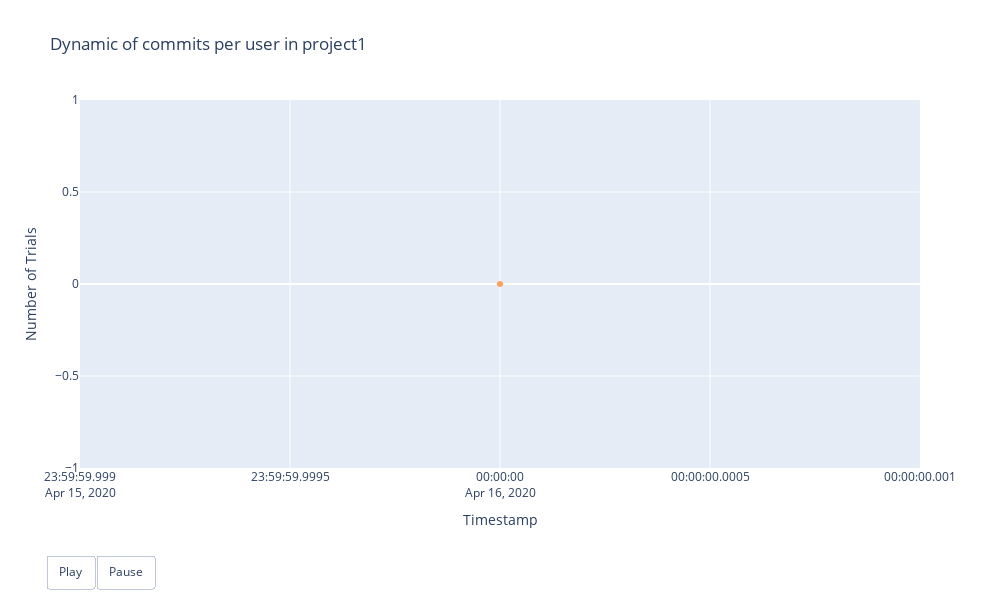

The notebook cell this image was saved under:
### Code cell
fig = go.Figure(
    data=initial_traces,
    layout=go.Layout(
        title = 'Dynamic of commits per user in project1',
        xaxis = dict(title='Timestamp'),
        yaxis = dict(title='Number of Trials'),
        width=1000,      # ширина в пикселях
        height=600,      # высота в пикселях
        updatemenus=[{
            'buttons':[
                {
                    'args': [None, {'frame': {'duration': 60, 'redraw': True},
                                    'fromcurrent': True}],
                    'label': 'Play',
                    'method': 'animate'
                },
                {
                    'args': [[None], {'frame': {'duration': 0, 'redraw': True},
                                      'mode': 'immediate',
                                      'transition': {'duration': 0}}],
                    'label': 'Pause',
                    'method': 'animate'
                }
            ],
            'direction': 'left',
            'pad': {'r': 10, 't': 87},
            'showactive': False,
            'type': 'buttons',
            'x': 0.1,
            'xanchor': 'right',
            'y': 0,
            'yanchor': 'top'
        }]
    ),
    frames=frames
)

fig.show()

### Figure 1 — Plotly figure (JSON) as saved in the notebook; plotly's stock layout.template omitted (floating-point values rounded to 4 significant figures)
{"data": [{"mode": "lines+markers", "name": "user_1", "type": "scatter", "x": [], "y": []}, {"mode": "lines+markers", "name": "user_10", "type": "scatter", "x": [], "y": []}, {"mode": "lines+markers", "name": "user_11", "type": "scatter", "x": [], "y": []}, {"mode": "lines+markers", "name": "user_12", "type": "scatter", "x": [], "y": []}, {"mode": "lines+markers", "name": "user_13", "type": "scatter", "x": [], "y": []}, {"mode": "lines+markers", "name": "user_14", "type": "scatter", "x": [], "y": []}, {"mode": "lines+markers", "name": "user_15", "type": "scatter", "x": [], "y": []}, {"mode": "lines+markers", "name": "user_16", "type": "scatter", "x": [], "y": []}, {"mode": "lines+markers", "name": "user_17", "type": "scatter", "x": [], "y": []}, {"mode": "lines+markers", "name": "user_18", "type": "scatter", "x": [], "y": []}, {"mode": "lines+markers", "name": "user_19", "type": "scatter", "x": [], "y": []}, {"mode": "lines+markers", "name": "user_2", "type": "scatter", "x": [], "y": []}, {"mode": "lines+markers", "name": "user_20", "type": "scatter", "x": [], "y": []}, {"mode": "lines+markers", "name": "user_21", "type": "scatter", "x": [], "y": []}, {"mode": "lines+markers", "name": "user_22", "type": "scatter", "x": [], "y": []}, {"mode": "lines+markers", "name": "user_24", "type": "scatter", "x": [], "y": []}, {"mode": "lines+markers", "name": "user_25", "type": "scatter", "x": [], "y": []}, {"mode": "lines+markers", "name": "user_26", "type": "scatter", "x": [], "y": []}, {"mode": "lines+markers", "name": "user_27", "type": "scatter", "x": [], "y": []}, {"mode": "lines+markers", "name": "user_28", "type": "scatter", "x": [], "y": []}, {"mode": "lines+markers", "name": "user_29", "type": "scatter", "x": [], "y": []}, {"mode": "lines+markers", "name": "user_3", "type": "scatter", "x": [], "y": []}, {"mode": "lines+markers", "name": "user_30", "type": "scatter", "x": [], "y": []}, {"mode": "lines+markers", "name": "user_31", "type": "scatter", "x": [], "y": []}, {"mode": "lines+markers", "name": "user_4", "type": "scatter", "x": ["2020-04-16"], "y": [0]}, {"mode": "lines+markers", "name": "user_6", "type": "scatter", "x": [], "y": []}, {"mode": "lines+markers", "name": "user_8", "type": "scatter", "x": [], "y": []}], "layout": {"height": 600, "title": {"text": "Dynamic of commits per user in project1"}, "updatemenus": [{"buttons": [{"args": [null, {"frame": {"duration": 60, "redraw": true}, "fromcurrent": true}], "label": "Play", "method": "animate"}, {"args": [[null], {"frame": {"duration": 0, "redraw": true}, "mode": "immediate", "transition": {"duration": 0}}], "label": "Pause", "method": "animate"}], "direction": "left", "pad": {"r": 10, "t": 87}, "showactive": false, "type": "buttons", "x": 0.1, "xanchor": "right", "y": 0, "yanchor": "top"}], "width": 1000, "xaxis": {"title": {"text": "Timestamp"}}, "yaxis": {"title": {"text": "Number of Trials"}}}}
